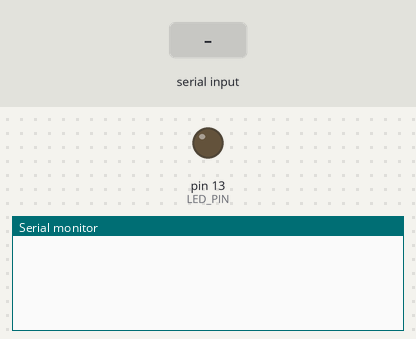
Simulated run of this sketch. Board: Arduino Uno, built with avr-gcc and run on an emulated ATmega328P. Parts: output pins drawn as LEDs (lit = HIGH), the last lines printed to the serial monitor. Inputs (shaded band) come from the test bench.

Above: at 1.2 s.
1.3 s: "90,45\n" received over Serial
At 2.0 s:
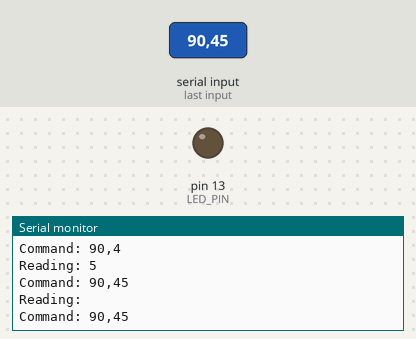
2.8 s: "30,150\n" received over Serial
At 3.8 s:
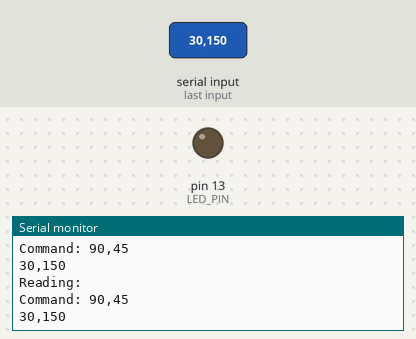
4.3 s: "a90\n" received over Serial
At 5.6 s:
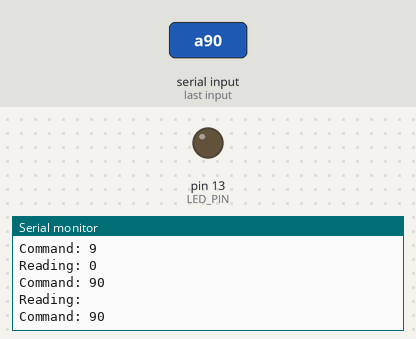
Timing chart, 0 to 7.3 s (numbered marks = the images above; inputs shaded):
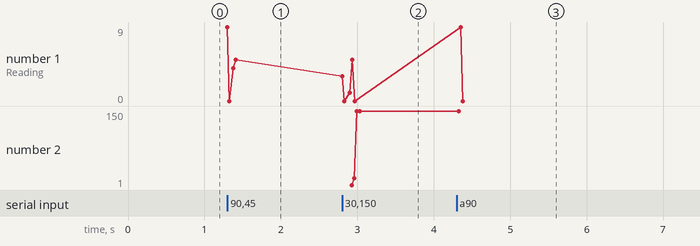

Measured:
- after the input at 1.3 s, the serial monitor: prints a new line at once (image 1)
- after the input at 2.8 s, the serial monitor: prints a new line at once (image 2)
- after the input at 4.3 s, the serial monitor: prints a new line at once (image 3)

The sketch:

serial-rx-test.ino
```cpp
#define LED_PIN 13

String command = "";
int degreesToTurn = 0;

void setup() {
	Serial.begin(9600);

	pinMode(LED_PIN, OUTPUT);
}

void loop () {
	if (Serial.available() > 0) {
		char reading = Serial.read();

		Serial.print("Reading: ");
		Serial.println(reading);
		Serial.print("Command: ");

		// null terminator
		if (reading == 'a') {
			Serial.println(command);

			degreesToTurn = command.toInt();
			Serial.println((String)(degreesToTurn + 1));

			command = "";
			Serial.println("resetting");

			return;
		}

		//appending to command
		command += reading;
		Serial.println(command);

	}

}
```
